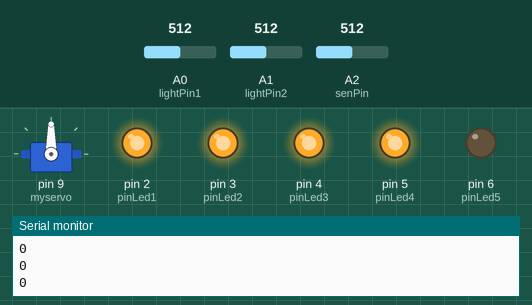
Bench run of a sketch on a simulated Arduino Uno, built with avr-gcc and run on an emulated ATmega328P. Shown: servo, output pins drawn as LEDs (lit = HIGH), the last lines printed to the serial monitor. Inputs (shaded band) come from the test bench; at power-on: A0 (lightPin1) = 512, A2 (senPin) = 512, A1 (lightPin2) = 512.

Above: at 1.2 s.
1.3 s: A0 (lightPin1) set to 900
4.3 s: A2 (senPin) set to 476
At 6.6 s:
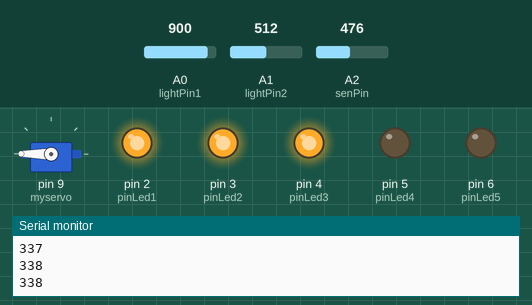
7.3 s: A2 (senPin) set to 511
At 8.1 s:
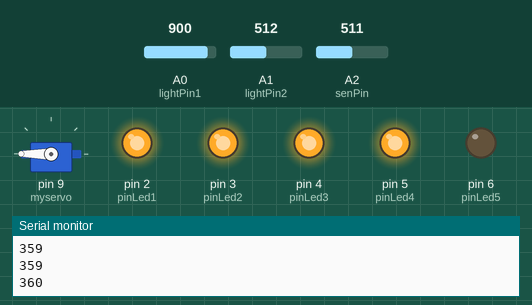
8.8 s: A2 (senPin) set to 122
At 9.9 s:
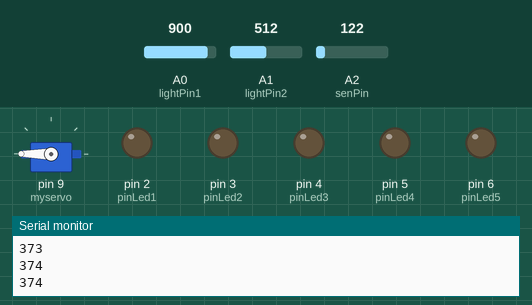
10.3 s: A2 (senPin) set to 133
11.8 s: A2 (senPin) set to 147
At 12.1 s:
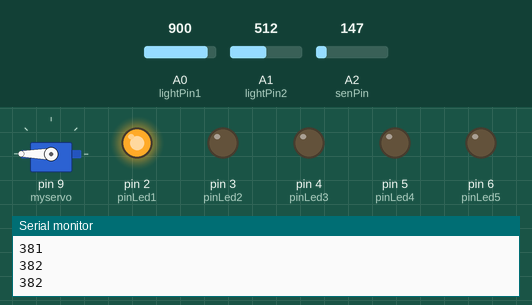
Timing chart, 0 to 22.5 s (numbered marks = the images above; inputs shaded):
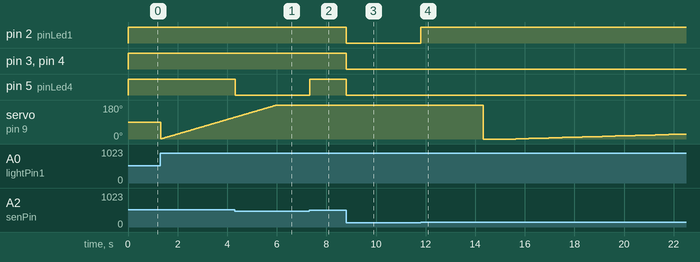

Measured:
- the behaviour switches between 489 and 488 on A2 (senPin) (found by bisection; images 0 and 1)
- the behaviour switches between 138 and 139 on A2 (senPin) (found by bisection; images 3 and 4)
- after the input at 4.3 s, pin 5 (pinLed4): HIGH → LOW at once
- after the input at 7.3 s, pin 5 (pinLed4): LOW → HIGH at once
- after the input at 8.8 s, pin 2 (pinLed1), pin 3 (pinLed2), pin 4 (pinLed3), pin 5 (pinLed4): HIGH → LOW at once
- after the input at 11.8 s, pin 2 (pinLed1): LOW → HIGH at once

The sketch:

MESTOPOLOJ_MEDVEDEVA_SIMONOV.ino
```cpp
/*
Назначение.
   Устройство «Датчик расстояния» предназначено для
измерений дистанции от летательного аппарата до
объекта при условии предварительной пеленгации объекта.
   Результаты подаются на серводвигатель (вращение по
азимуту) и на линейку светодиодных индикаторов
   Здесь представлена полная схема, в составе которой
функционирует «Датчик расстояния»
*/

#include <Servo.h>
Servo myservo;
int lightPin1 = A0; // Аналоговый пин с фоторезистором
int lightPin2 = A1;
int light1 = 0; // освещенность 1 канала
int light2 = 0; // освещенность 2 канала
int diff = 0;
int pos = 0;
int pinLed1=2;
int pinLed2=3;
int pinLed3=4;
int pinLed4=5;
int pinLed5=6;
int senPin=A2;
//int TrigPin=8;
void setup()
{
myservo.attach(9);
Serial.begin(9600);
// pinMode(TrigPin, OUTPUT);
// pinMode(EchoPin,INPUT);
pinMode(pinLed1, OUTPUT);
pinMode(pinLed2, OUTPUT);
pinMode(pinLed3, OUTPUT);
pinMode(pinLed4, OUTPUT);
pinMode(pinLed5, OUTPUT);
}

// Подготовка к фильтрации
float distFilt = 0;
float light1Filt = 0;
float light2Filt = 0;

void loop()
{
float volt=analogRead(senPin)*0.0048828125;
float dist=65*pow(volt, -1.10);
distFilt += (dist - distFilt) * 0.1; // фильтруем
dist=constrain(dist, 10, 120);

light1 = analogRead(lightPin1);
light1Filt += (light1 - light1Filt) * 0.01; // фильтруем

light2 = analogRead(lightPin2);
light2Filt += (light2 - light2Filt) * 0.01; // фильтруем

diff = light1Filt - light2Filt;


// Serial.print(light1Filt); Serial.print('\t');
// Serial.print(light2Filt); Serial.print('\t');
Serial.print(diff); Serial.print('\t');
//Serial.print(dist);
Serial.println();

if(dist<10){
digitalWrite(pinLed1, HIGH);
digitalWrite(pinLed2, HIGH);
digitalWrite(pinLed3, HIGH);
digitalWrite(pinLed4, HIGH);
digitalWrite(pinLed5, HIGH);
}
else if(dist<25){
digitalWrite(pinLed1, HIGH);
digitalWrite(pinLed2, HIGH);
digitalWrite(pinLed3, HIGH);
digitalWrite(pinLed4, HIGH);
digitalWrite(pinLed5, LOW);
}
else if(dist<50){
digitalWrite(pinLed1, HIGH);
digitalWrite(pinLed2, HIGH);
digitalWrite(pinLed3, HIGH);
digitalWrite(pinLed4, LOW);
digitalWrite(pinLed5, LOW);
}
else if(dist<75){
digitalWrite(pinLed1, HIGH);
digitalWrite(pinLed2, HIGH);
digitalWrite(pinLed3, LOW);
digitalWrite(pinLed4, LOW);
digitalWrite(pinLed5, LOW);
}
else if(dist<100){
digitalWrite(pinLed1, HIGH);
digitalWrite(pinLed2, LOW);
digitalWrite(pinLed3, LOW);
digitalWrite(pinLed4, LOW);
digitalWrite(pinLed5, LOW);
}
else{
digitalWrite(pinLed1, LOW);
digitalWrite(pinLed2, LOW);
digitalWrite(pinLed3, LOW);
digitalWrite(pinLed4, LOW);
digitalWrite(pinLed5, LOW);
}

if(diff>7){
myservo.write(++pos);
delay(15);
}
else if(diff<-7){
myservo.write(--pos);
delay(15);
}

delay(10);
}
```
